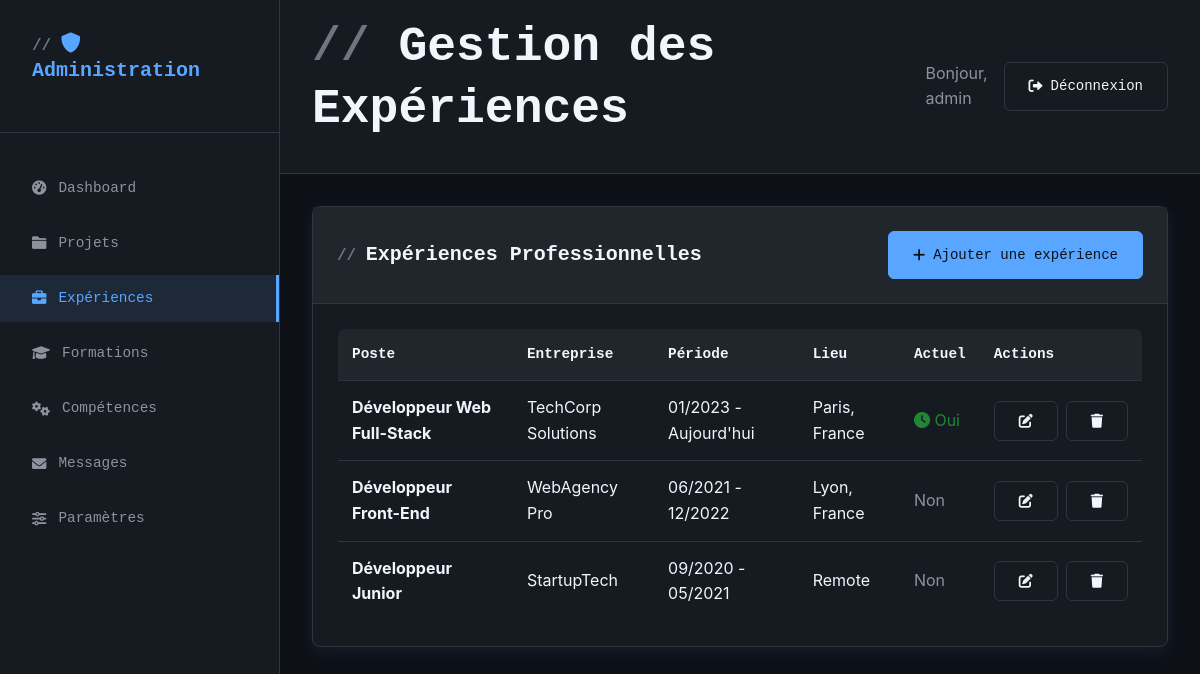
Page /admin/experiences.php (signed in) on the committed database.
### tables this page shows
CREATE TABLE IF NOT EXISTS experiences (
    id INT AUTO_INCREMENT PRIMARY KEY,
    title VARCHAR(200) NOT NULL,
    company VARCHAR(200) NOT NULL,
    location VARCHAR(200),
    start_date DATE NOT NULL,
    end_date DATE NULL,
    current_position BOOLEAN DEFAULT FALSE,
    description TEXT NOT NULL,
    technologies VARCHAR(500),
    sort_order INT DEFAULT 0,
    created_at TIMESTAMP DEFAULT CURRENT_TIMESTAMP,
    updated_at TIMESTAMP DEFAULT CURRENT_TIMESTAMP ON UPDATE CURRENT_TIMESTAMP
);

### includes/functions.php (called while the page is built, shortened)
<?php
function formatDate($date, $format = 'd/m/Y') {
    return date($format, strtotime($date));
}
function formatPeriod($start_date, $end_date = null, $current = false) {
    $start = formatDate($start_date, 'm/Y');
    if ($current || empty($end_date)) {
        return $start . ' - Aujourd\'hui';
    }
    $end = formatDate($end_date, 'm/Y');
    return $start . ' - ' . $end;
}
?>

### admin/experiences.php (the view, shortened to what this page needs)
<?php
require_once '../config/database.php';
require_once '../includes/functions.php';
$action = $_GET['action'] ?? 'list';
if ($action === 'list') {
    $experiences = $pdo->query("SELECT * FROM experiences ORDER BY start_date DESC")->fetchAll();
}
?>
<!DOCTYPE html>
<html lang="fr">
<head>
    <link rel="stylesheet" href="../assets/css/admin.css">
    <link rel="stylesheet" href="../assets/css/style.css">
    <link href="https://cdnjs.cloudflare.com/ajax/libs/font-awesome/6.0.0/css/all.min.css" rel="stylesheet">
</head>
<body>
    <div class="admin-layout">
        <aside class="admin-sidebar">
            <div class="admin-logo">
                <h2><i class="fas fa-shield-alt"></i> Administration</h2>
            </div>
            <nav>
                <ul class="admin-nav">
                    <li><a href="index.php"><i class="fas fa-tachometer-alt"></i> Dashboard</a></li>
                    <li><a href="projects.php"><i class="fas fa-folder"></i> Projets</a></li>
                    <li><a href="experiences.php" class="active"><i class="fas fa-briefcase"></i> Expériences</a></li>
                    <li><a href="formations.php"><i class="fas fa-graduation-cap"></i> Formations</a></li>
                    <li><a href="skills.php"><i class="fas fa-cogs"></i> Compétences</a></li>
                    <li><a href="messages.php"><i class="fas fa-envelope"></i> Messages</a></li>
                    <li><a href="settings.php"><i class="fas fa-sliders-h"></i> Paramètres</a></li>
                </ul>
            </nav>
        </aside>
        <main class="admin-main">
            <header class="admin-header">
                <div>
                    <h1>
                        <?php if ($action === 'add'): ?>
                            Ajouter une Expérience
                        <?php elseif ($action === 'edit'): ?>
                            Modifier une Expérience
                        <?php else: ?>
                            Gestion des Expériences
                        <?php endif; ?>
                    </h1>
                </div>
                <div class="admin-user">
                    <span>Bonjour, <?php echo htmlspecialchars($_SESSION['admin_username']); ?></span>
                    <a href="logout.php" class="btn btn-sm btn-secondary">
                        <i class="fas fa-sign-out-alt"></i> Déconnexion
                    </a>
                </div>
            </header>
            <div class="admin-content">
                <?php if ($action === 'list'): ?>
                <div class="card">
                    <div class="card-header">
                        <h3>Expériences Professionnelles</h3>
                        <a href="?action=add" class="btn btn-primary">
                            <i class="fas fa-plus"></i> Ajouter une expérience
                        </a>
                    </div>
                    <div class="card-body">
                        <?php if (empty($experiences)): ?>
                            <p class="text-center">Aucune expérience trouvée.</p>
                        <?php else: ?>
                        <div class="table-responsive">
                            <table class="table">
                                <thead>
                                    <tr>
                                        <th>Poste</th>
                                        <th>Entreprise</th>
                                        <th>Période</th>
                                        <th>Lieu</th>
                                        <th>Actuel</th>
                                        <th>Actions</th>
                                    </tr>
                                </thead>
                                <tbody>
                                    <?php foreach ($experiences as $experience): ?>
                                    <tr>
                                        <td>
                                            <strong><?php echo htmlspecialchars($experience['title']); ?></strong>
                                        </td>
                                        <td><?php echo htmlspecialchars($experience['company']); ?></td>
                                        <td>
                                            <?php echo formatPeriod($experience['start_date'], $experience['end_date'], $experience['current_position']); ?>
                                        </td>
                                        <td><?php echo htmlspecialchars($experience['location']); ?></td>
                                        <td>
                                            <?php if ($experience['current_position']): ?>
                                                <span style="color: var(--success);"><i class="fas fa-clock"></i> Oui</span>
                                            <?php else: ?>
                                                <span style="color: var(--text-secondary);">Non</span>
                                            <?php endif; ?>
                                        </td>
                                        <td>
                                            <div class="table-actions">
                                                <a href="?action=edit&id=<?php echo $experience['id']; ?>" class="btn btn-sm btn-warning">
                                                    <i class="fas fa-edit"></i>
                                                </a>
                                                <a href="?action=delete&id=<?php echo $experience['id']; ?>" class="btn btn-sm btn-danger" onclick="return confirm('Êtes-vous sûr de vouloir supprimer cette expérience ?')">
                                                    <i class="fas fa-trash"></i>
                                                </a>
                                            </div>
                                        </td>
                                    </tr>
                                    <?php endforeach; ?>
                                </tbody>
                            </table>
                        </div>
                        <?php endif; ?>
                    </div>
                </div>
                <?php endif; ?>
            </div>
        </main>
    </div>
</body>
</html>

### assets/css/admin.css (style rules this page uses)
:root { --bg-primary: #0d1117; --bg-secondary: #161b22; --bg-tertiary: #21262d; --accent-blue: #58a6ff; --accent-green: #7c3aed; --accent-purple: #a855f7; --text-primary: #f0f6fc; --text-secondary: #8b949e; --text-muted: #6e7681; --border: #30363d; --success: #238636; --warning: #da8548; --error: #f85149; --primary-color: #58a6ff; --success-color: #238636; --warning-color: #da8548; --error-color: #f85149; --border-color: #30363d; --shadow: 0 4px 6px -1px rgba(0, 0, 0, 0.1); --shadow-lg: 0 20px 25px -5px rgba(0, 0, 0, 0.1); }
* { margin: 0; padding: 0; box-sizing: border-box; }
body { font-family: 'Inter', sans-serif; line-height: 1.6; color: var(--text-primary); background: var(--bg-primary); }
.btn { display: inline-flex; align-items: center; justify-content: center; gap: 0.5rem; padding: 0.875rem 1.5rem; font-size: 1rem; font-weight: 500; text-decoration: none; border-radius: 6px; border: 1px solid var(--border); cursor: pointer; transition: all 0.3s ease; text-align: center; font-family: 'JetBrains Mono', monospace; background: var(--bg-secondary); color: var(--text-primary); }
.btn-primary { background: var(--accent-blue); border-color: var(--accent-blue); color: var(--bg-primary); }
.admin-layout { display: grid; grid-template-columns: 280px 1fr; min-height: 100vh; }
.admin-sidebar { background: var(--bg-secondary); border-right: 1px solid var(--border); padding: 2rem 0; }
.admin-logo { padding: 0 2rem 2rem; border-bottom: 1px solid var(--border); margin-bottom: 2rem; }
.admin-logo h2 { color: var(--accent-blue); font-size: 1.25rem; font-family: 'JetBrains Mono', monospace; }
.admin-logo h2::before { content: '// '; color: var(--text-muted); font-size: 0.8em; }
.admin-nav { list-style: none; }
.admin-nav li { margin-bottom: 0.5rem; }
.admin-nav a { display: flex; align-items: center; gap: 0.75rem; padding: 0.75rem 2rem; color: var(--text-secondary); text-decoration: none; transition: all 0.3s ease; font-family: 'JetBrains Mono', monospace; font-size: 0.9rem; }
.admin-nav a:hover, .admin-nav a.active { background: rgba(88, 166, 255, 0.1); color: var(--accent-blue); border-right: 3px solid var(--accent-blue); }
.admin-main { background: var(--bg-primary); overflow-y: auto; }
.admin-header { background: var(--bg-secondary); border-bottom: 1px solid var(--border); padding: 1rem 2rem; display: flex; justify-content: space-between; align-items: center; }
.admin-header h1 { font-family: 'JetBrains Mono', monospace; color: var(--text-primary); }
.admin-header h1::before { content: '// '; color: var(--text-muted); }
.admin-user { display: flex; align-items: center; gap: 1rem; color: var(--text-secondary); }
.admin-content { padding: 2rem; }
.card { background: var(--bg-secondary); border: 1px solid var(--border); border-radius: 8px; box-shadow: 0 4px 15px rgba(88, 166, 255, 0.1); margin-bottom: 2rem; }
.card-header { padding: 1.5rem; border-bottom: 1px solid var(--border); display: flex; justify-content: space-between; align-items: center; background: var(--bg-tertiary); }
.card-header h3 { font-size: 1.25rem; margin: 0; color: var(--text-primary); font-family: 'JetBrains Mono', monospace; }
.card-header h3::before { content: '// '; color: var(--text-muted); font-size: 0.8em; }
.card-body { padding: 1.5rem; }
.table-responsive { overflow-x: auto; }
.table { width: 100%; border-collapse: collapse; background: var(--bg-secondary); border: 1px solid var(--border); border-radius: 8px; overflow: hidden; }
.table th, .table td { padding: 0.875rem; text-align: left; border-bottom: 1px solid var(--border); color: var(--text-primary); }
.table th { background: var(--bg-tertiary); font-weight: 600; color: var(--text-primary); font-family: 'JetBrains Mono', monospace; font-size: 0.9rem; }
.table-actions { display: flex; gap: 0.5rem; }
.btn-sm { padding: 0.5rem 0.75rem; font-size: 0.875rem; }
.btn-warning { background: var(--warning); border-color: var(--warning); color: var(--bg-primary); }
.btn-danger { background: var(--error); border-color: var(--error); color: white; }
.btn-secondary { background: var(--bg-tertiary); border-color: var(--border); color: var(--text-secondary); }

### rows in the picture
experiences: title "Développeur Web Full-Stack", company "TechCorp Solutions", start_date+end_date+current_position "01/2023 - Aujourd'hui", location "Paris, France", shows "Oui"
experiences: title "Développeur Front-End", company "WebAgency Pro", start_date+end_date+current_position "06/2021 - 12/2022", location "Lyon, France", shows "Non"
experiences: title "Développeur Junior", company "StartupTech", start_date+end_date+current_position "09/2020 - 05/2021", location "Remote", shows "Non"

### other values in the picture
$_SESSION['admin_username'] "admin"
